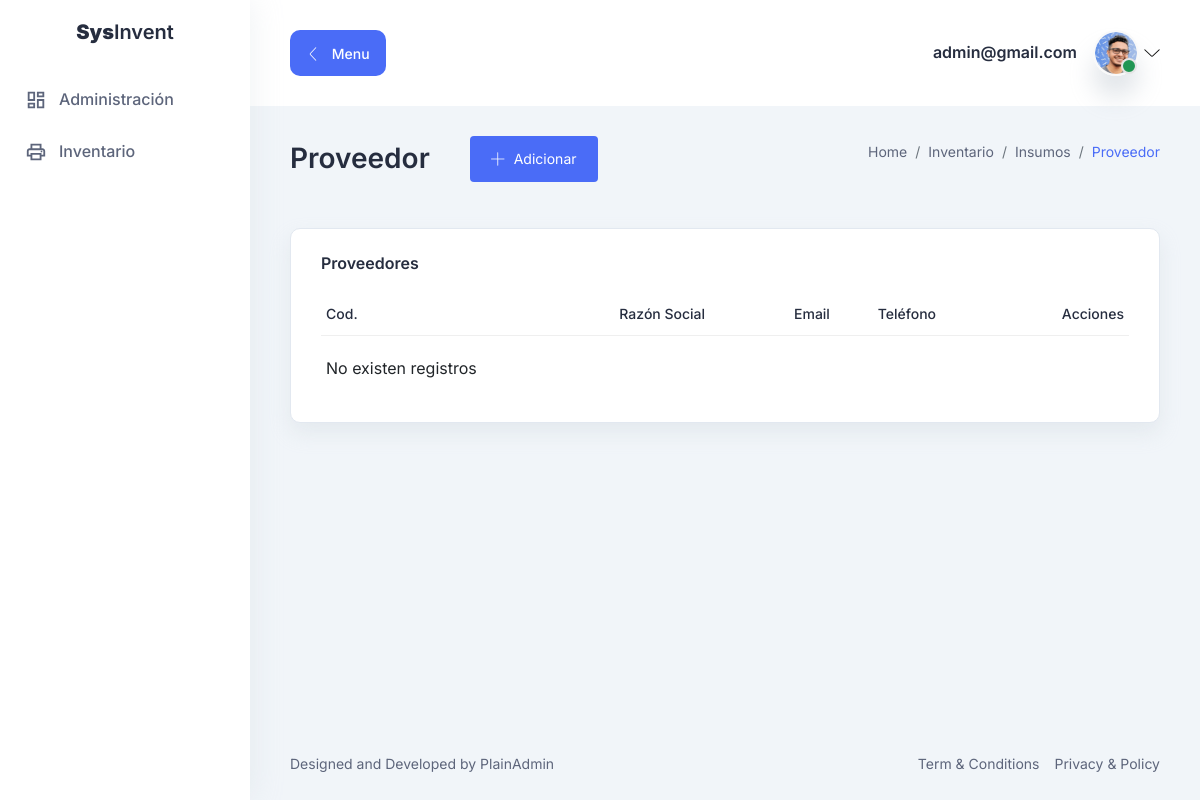
The page /inventario/insumos/proveedor/ (signed in) on the database as committed earlier.
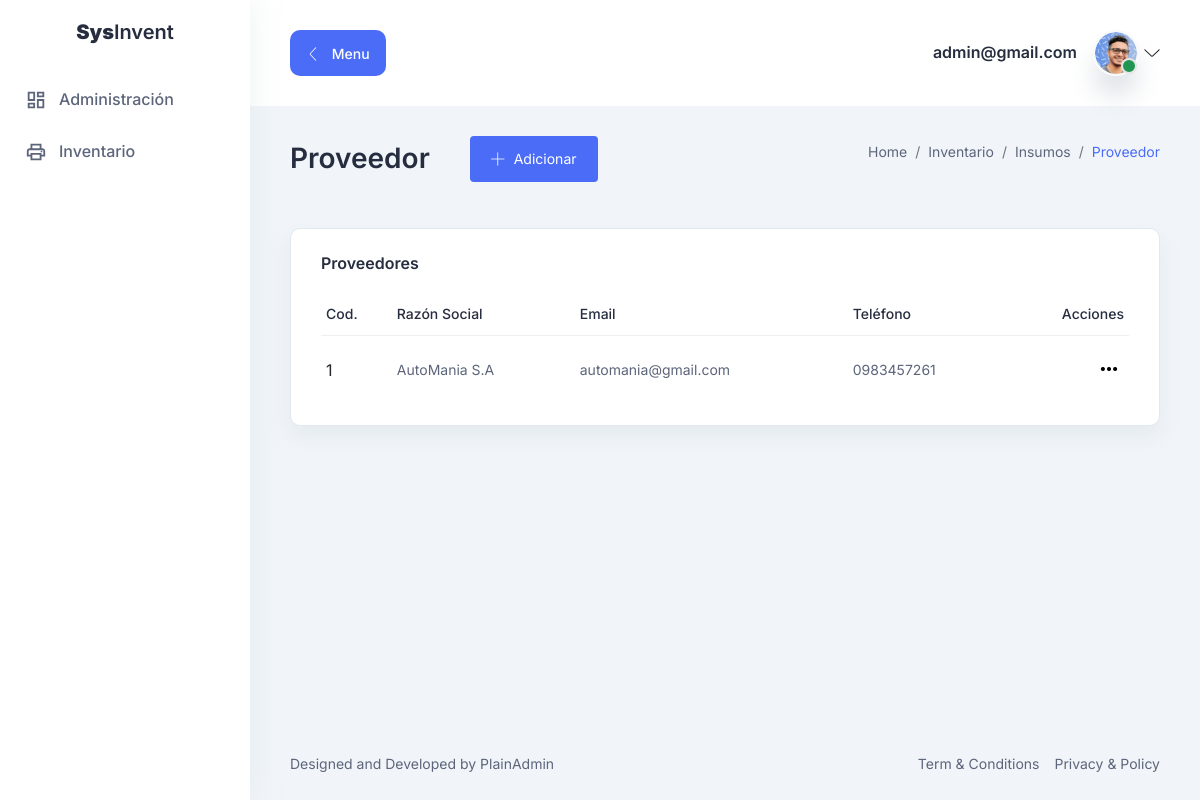
The same page on the database as committed later.
### inventario/models.py (models this page shows, shortened)
class ModeloBase(models.Model):
    from django.contrib.auth.models import User
    usuario_creacion = models.ForeignKey(User, verbose_name='Usuario Creación', blank=True, null=True,
                                         on_delete=models.CASCADE, related_name='+', editable=False)
    fecha_creacion = models.DateTimeField(verbose_name='Fecha creación', auto_now_add=True)
    fecha_modificacion = models.DateTimeField(verbose_name='Fecha Modificación', auto_now=True)
    usuario_modificacion = models.ForeignKey(User, verbose_name='Usuario Modificación', blank=True, null=True,
                                             on_delete=models.CASCADE, related_name='+', editable=False)
    status = models.BooleanField(verbose_name="Estado del registro", default=True)
    class Meta:
        abstract = True

class Proveedor(ModeloBase):
    razon_social = models.CharField(verbose_name="Razón social", unique=True, max_length=200)
    email = models.EmailField(verbose_name="Email", unique=True, max_length=200)
    telefono = models.CharField(verbose_name="Telefono", max_length=10)
    class Meta:
        verbose_name = "Proveedor"
        verbose_name_plural = "Proveedores"
        ordering = ['-id']

### inventario/views.py (the view)
# urls.py: path('insumos/proveedor/', ViewProveedor.as_view(), name="proveedor"),
class ViewProveedor(LoginRequiredMixin,ListView):
    template_name = "inventario/proveedor/view.html"
    model = Proveedor
    paginate_by = 10
    context_object_name = "proveedores"

### templates/inventario/proveedor/view.html (shortened to what the changed rows need)
{% extends 'base.html' %}
{% block content %}
    <div class="title-wrapper pt-30">
        <div class="row align-items-center">
            <div class="col-md-6">
                <div class="title d-flex align-items-center flex-wrap mb-30">
                    <h2 class="mr-40">Proveedor</h2>
                </div>
            </div>
        </div>
    </div>
    <div class="tables-wrapper">
        <div class="row">
            <div class="col-lg-12">
                <div class="card-style mb-30">
                    <div class="table-wrapper table-responsive">
                        <table class="table top-selling-table">
                            <thead>
                            <tr>
                                <th>
                                    <h6 class="text-sm text-medium">Cod.</h6>
                                </th>
                                <th>
                                    <h6 class="text-sm text-medium">Razón Social</h6>
                                </th>
                                <th>
                                    <h6 class="text-sm text-medium">Email</h6>
                                </th>
                                <th>
                                    <h6 class="text-sm text-medium">Teléfono</h6>
                                </th>
                                <th>
                                    <h6 class="text-sm text-medium text-end">
                                        Acciones
                                    </h6>
                                </th>
                            </tr>
                            </thead>
                            <tbody>
                            {% for proveedor in proveedores %}
                                <tr>
                                    <td>
                                        {{ forloop.counter }}
                                    </td>
                                    <td>
                                        <p class="text-sm">{{ proveedor.razon_social }}</p>
                                    </td>
                                    <td>
                                        <p class="text-sm">{{ proveedor.email }}</p>
                                    </td>
                                    <td>
                                        <p class="text-sm">{{ proveedor.telefono }}</p>
                                    </td>
                                    <td>
                                        <div class="action justify-content-end">
                                            <button
                                                    class="more-btn ml-10 dropdown-toggle"
                                                    id="moreAction1"
                                                    data-bs-toggle="dropdown"
                                                    aria-expanded="false"
                                            >
                                                <i class="lni lni-more-alt"></i>
                                            </button>
                                        </div>
                                    </td>
                                </tr>
                            {% empty %}
                                <tr>
                                   <td> No existen registros</td>
                                </tr>
                            {% endfor %}
                            </tbody>
                        </table>
                    </div>
                </div>
            </div>
        </div>
    </div>
{% endblock %}

Rows that differ between the two databases and show on the page:
added Proveedor: razon_social "AutoMania S.A", email "automania@gmail.com", telefono "0983457261"
Other text that changed with them:
text no longer shown: "No existen registros"
